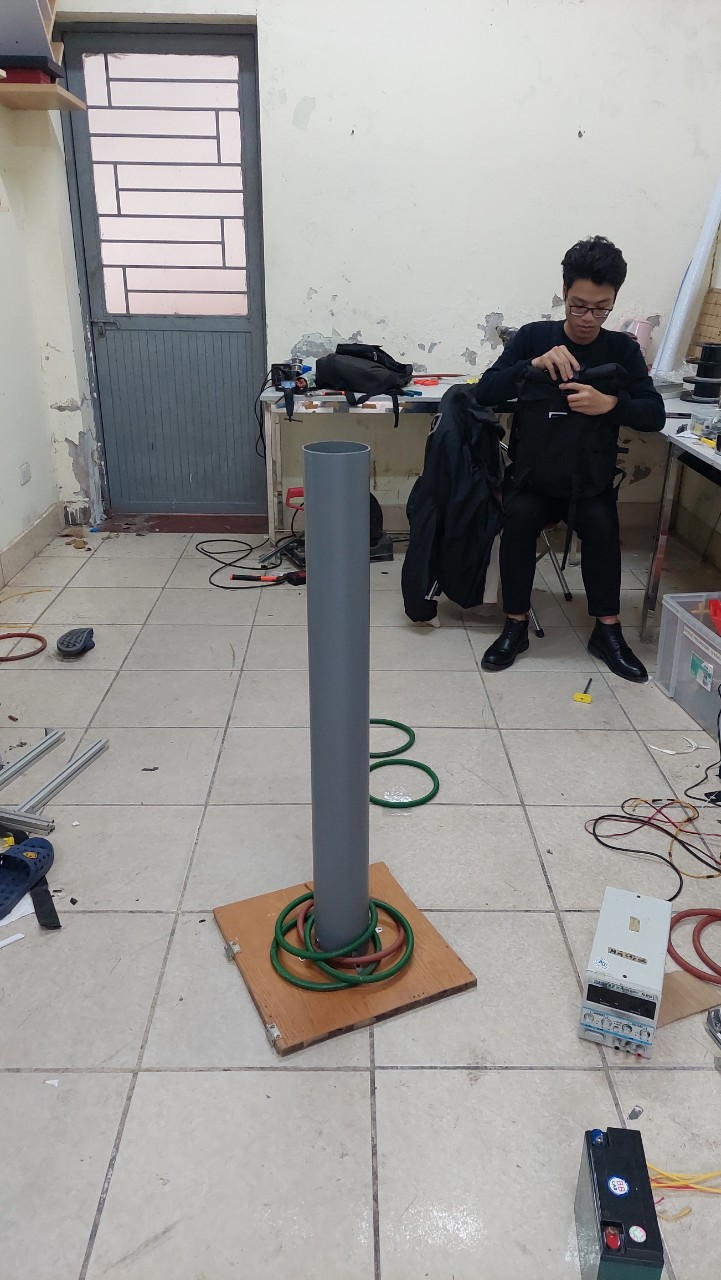
#> input picture auto-annotation/pole.jpg, 721 x 1280 px
$ python test3.py
#> lines starting #> are read from the running program, lines starting #| are printed output that depends on the picture; after the words box and inside, x2 and y2 are one past the last pixel; in counts of white or black regions, pixels touching at a corner belong together
import cv2 as cv
import numpy as np


upper = np.array([180, 90, 255])
lower = np.array([120, 10, 10])
kernel = kernel = cv.getStructuringElement(cv.MORPH_RECT, (3,3))

image = cv.imread('pole.jpg')
#> image is the input picture: shape (1280, 721, 3); mean B, G, R 147.2, 148.8, 150.4
scale = 480/image.shape[0]
#> scale = 0.375
small = cv.resize(image, (0,0), fx=scale, fy=scale)
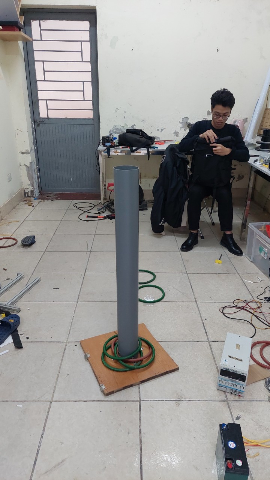
#> small: shape (480, 270, 3); mean B, G, R 147.2, 148.8, 150.4
hsv = cv.cvtColor(small, cv.COLOR_BGR2HSV_FULL)
#> hsv: shape (480, 270, 3); mean H, S, V 74, 26.4, 153.9
mask = cv.inRange(hsv, lower, upper)
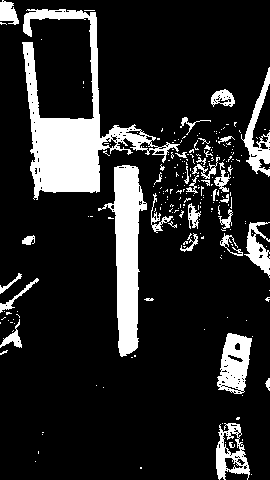
#> mask: shape (480, 270); 15.3% white; 234 white regions (198 under 20 px), largest, box (x1, y1, x2, y2) and area: (22, 9, 180, 200) 8007, (98, 165, 147, 357) 4294, (217, 333, 252, 394) 1385
erode = cv.erode(src=mask, kernel=kernel, iterations=10)
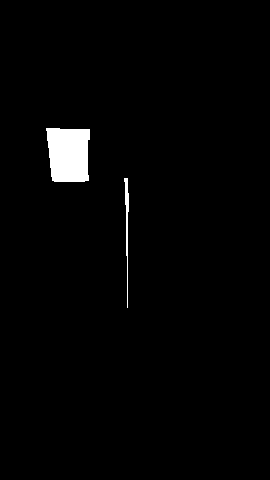
#> erode: shape (480, 270); 1.8% white; 2 white regions, box (x1, y1, x2, y2) and area: (46, 128, 90, 182) 2094, (124, 178, 129, 308) 258
dilate = cv.dilate(src=erode, kernel=kernel, iterations=10)
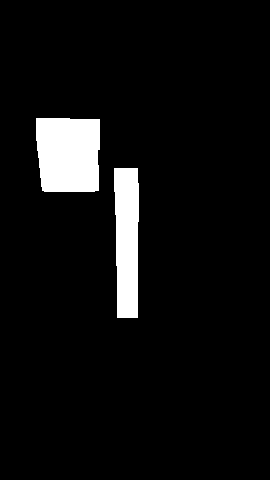
#> dilate: shape (480, 270); 6% white; 2 white regions, box (x1, y1, x2, y2) and area: (36, 118, 100, 192) 4474, (114, 168, 139, 318) 3358
blur = cv.GaussianBlur(dilate, (15, 15), 0)
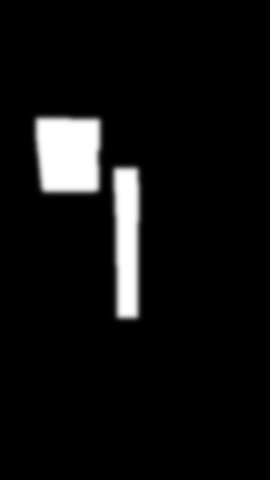
#> blur: shape (480, 270); min 0, max 255, mean 15.4
ret, otsu = cv.threshold(blur, 0, 255, cv.THRESH_BINARY+cv.THRESH_OTSU)
#> otsu: shape (480, 270); 6% white; 2 white regions, box (x1, y1, x2, y2) and area: (36, 118, 100, 192) 4478, (114, 168, 139, 318) 3356
#> ret = 118
canny = cv.Canny(otsu, 100, 200)
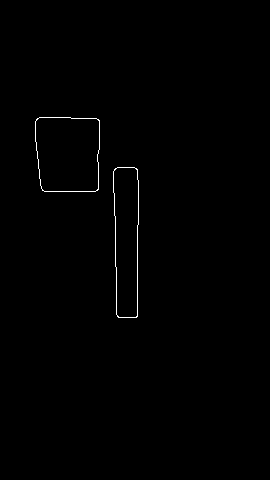
#> canny: shape (480, 270); 0.47% white in thin lines or dots, all inside (x1, y1, x2, y2) = (35, 117, 139, 318)
contours, hierarchy = cv.findContours(canny, cv.RETR_TREE, cv.CHAIN_APPROX_SIMPLE)
#> contours = 4 contours; box (x1, y1, x2, y2) and area: (35, 117, 100, 192) 4478, (35, 117, 100, 192) 4474, (113, 167, 139, 318) 3356, (113, 167, 139, 318) 3350

minRect = [None]*len(contours)
#> minRect = 4 items
for i, c in enumerate(contours):
    minRect[i] = cv.minAreaRect(c)
    (x, y), (width, height), angle = minRect[i]
    ratio = min(width, height)/ max(width, height)
    if ratio < 0.3:
      box = cv.boxPoints(minRect[i])
      box = np.intp(box)
      cv.drawContours(small, [box], 0, (0, 255, 0))
#> this loop made 4 passes
#> (x, y, width, height, ratio, box) on passes 1 to 2: (125.5, 242, 150, 25, 0.167, [[138, 317], [113, 317], [113, 167], [138, 167]]), (125.5, 242, 150, 25, 0.167, [[138, 317], [113, 317], [113, 167], [138, 167]])
#> (x, y, width, height, ratio) on passes 3 to 4: (67, 154, 74, 64, 0.865), (67, 154, 74, 64, 0.865)
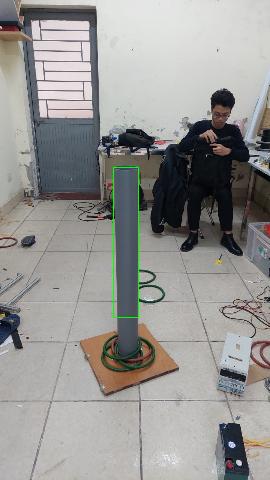
#> small: shape (480, 270, 3); 0.27% of pixels changed, all inside (x1, y1, x2, y2) = (113, 167, 139, 318)
#> after the loop, minRect = [((125.5, 242), (150, 25), -90), ((125.5, 242), (150, 25), -90), ((67, 154), (74, 64), -90), ((67, 154), (74, 64), -90)]

cv.imshow('A', small)
cv.imshow('B', otsu)
cv.imshow('C', erode)
cv.waitKey(0)
